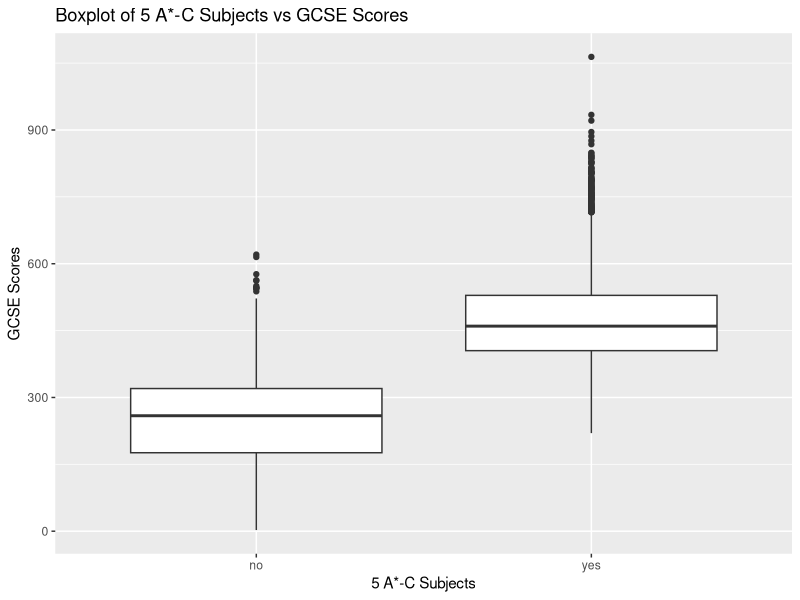
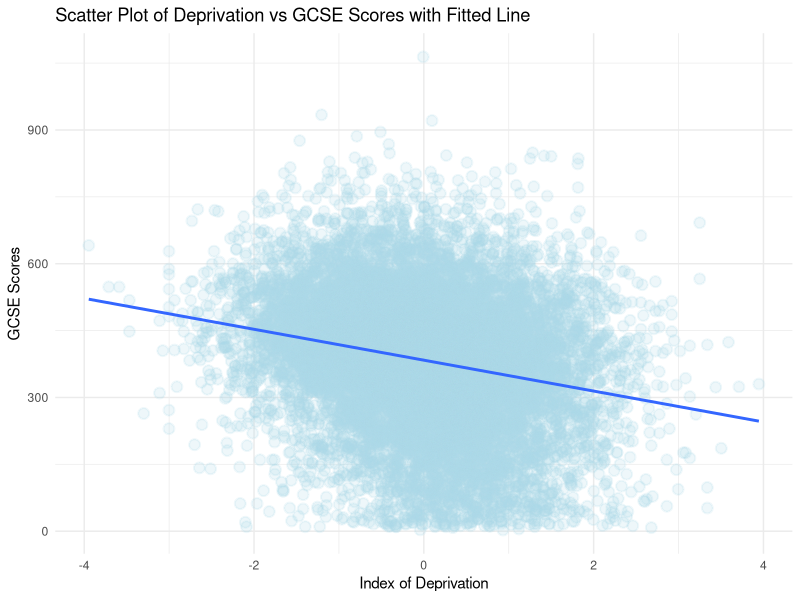
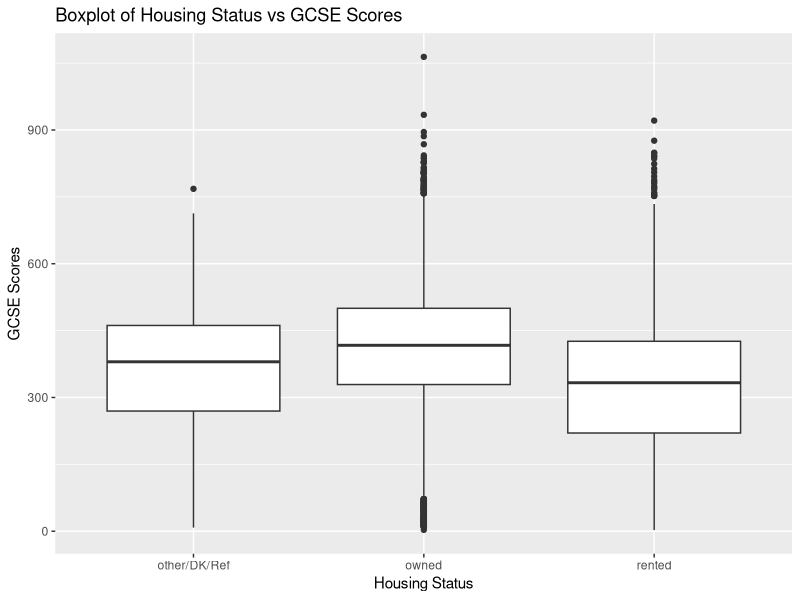
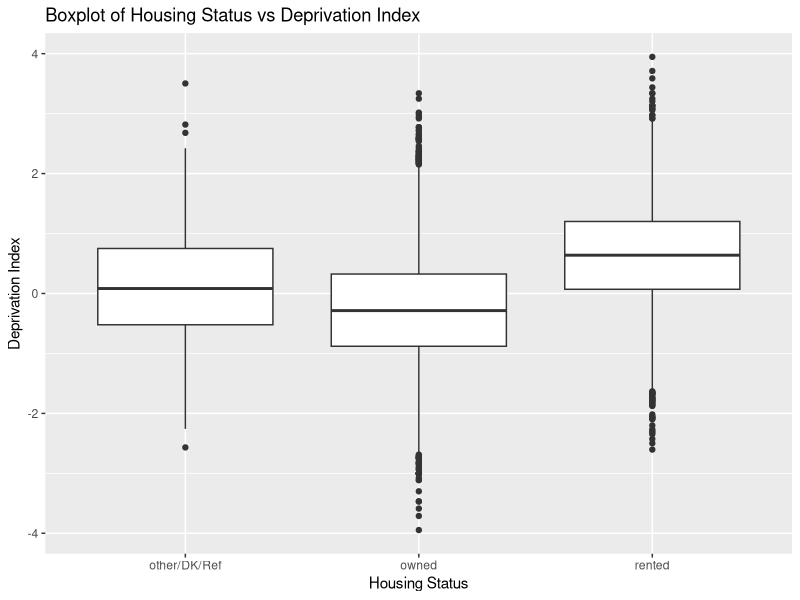
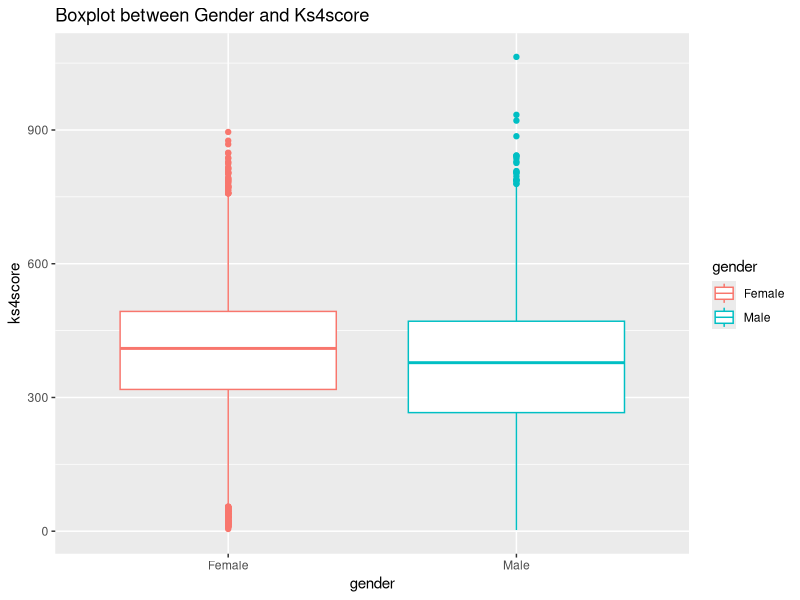
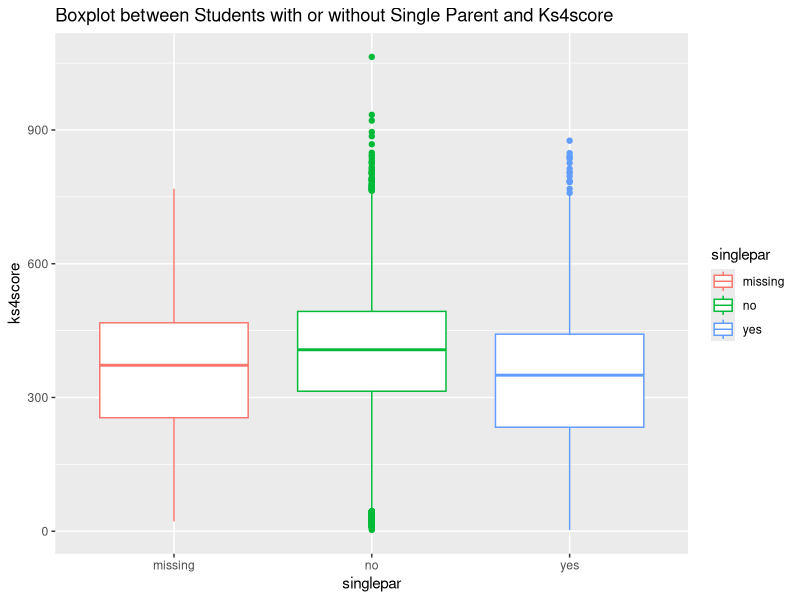
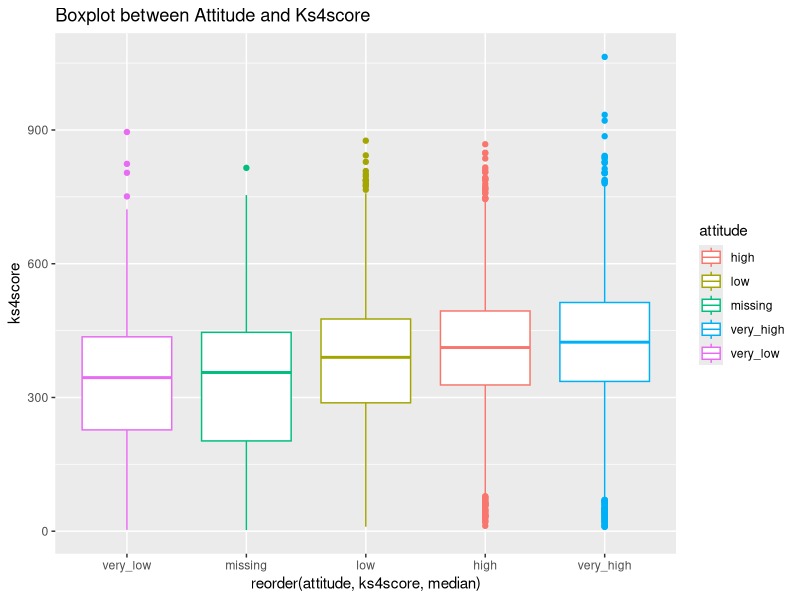
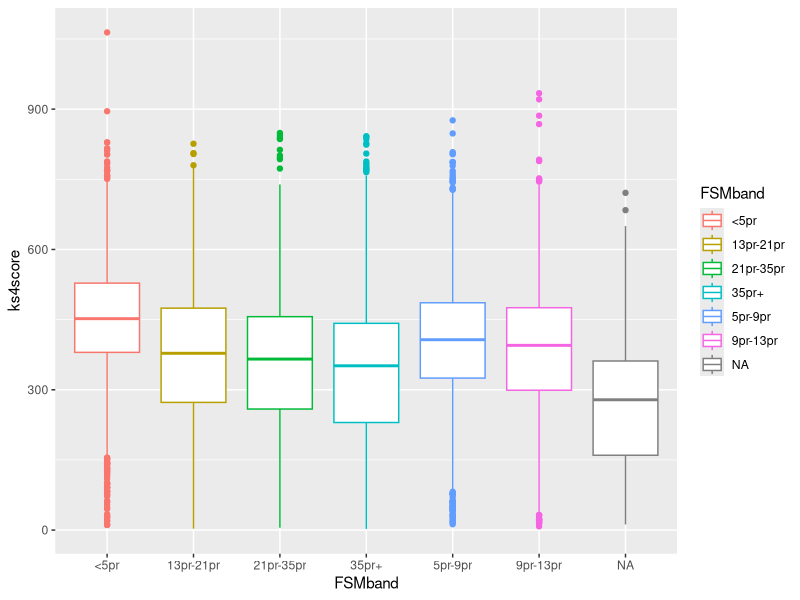

Recreate these plots in R, in order.
## ---- chunk 1
# set up
library(dplyr)       
library(tidyr)      
library(readr)      
library(lubridate)
library(arm)
library(tidyselect)
library(ggplot2)
## ---- chunk 2
# Data Loading
data<-read.csv("data/RWNS_final.csv", header=TRUE,stringsAsFactors=TRUE)
## ---- chunk 3
head(data)
summary(data)
## ---- chunk 4
fiveac_g<-ggplot(data=data, aes(x=fiveac,y=ks4score)) +
  geom_boxplot() +
  labs(title="Boxplot of 5 A*-C Subjects vs GCSE Scores",
         x="5 A*-C Subjects",
         y="GCSE Scores")
fiveac_g
## ---- chunk 5
fiveac_lm <- lm(ks4score ~ fiveac, data = data)
display(fiveac_lm)
## ---- chunk 6
fiveem_lm <- lm(ks4score ~ fiveem, data = data)
display(fiveem_lm)
## ---- chunk 7
IDACI_g<-ggplot(data, aes(x = IDACI_n, y = ks4score)) + 
  geom_point(alpha=0.2, size=3, color="lightblue", stroke=1) + 
  geom_smooth(method = "lm",  
              se = FALSE) + 
  theme_minimal() + 
  labs(title = "Scatter Plot of Deprivation vs GCSE Scores with Fitted Line",
       x = "Index of Deprivation",
       y = "GCSE Scores")

IDACI_g
## ---- chunk 8
# Simple linear regression model
IDACI_lm <- lm(ks4score ~ IDACI_n, data = data)
summary(IDACI_lm)
## ---- chunk 9
house_g<-ggplot(data=data, aes(x=house,y=ks4score)) +
  geom_boxplot() +
  labs(title="Boxplot of Housing Status vs GCSE Scores",
         x="Housing Status",
         y="GCSE Scores")
house_g
## ---- chunk 10
house_IDACI_g<-ggplot(data=data, aes(x=house,y=IDACI_n)) +
  geom_boxplot() +
  labs(title="Boxplot of Housing Status vs Deprivation Index",
         x="Housing Status",
         y="Deprivation Index")
house_IDACI_g
## ---- chunk 11
## gender: no clear relationship between gender and ks4score
ggplot(data, aes(x=gender,y=ks4score, color=gender)) + geom_boxplot() + labs(title = 'Boxplot between Gender and Ks4score')
## ---- chunk 12
ggplot(data, aes(x=singlepar,y=ks4score, color=singlepar)) + geom_boxplot() + labs(title = 'Boxplot between Students with or without Single Parent and Ks4score')
## ---- chunk 13
ggplot(data, aes(x=reorder(attitude, ks4score, median),y=ks4score, color=attitude)) + geom_boxplot() + labs(title = 'Boxplot between Attitude and Ks4score')
## ---- chunk 14
ggplot(data, aes(x=FSMband,y=ks4score, color=FSMband)) + geom_boxplot()
## ---- chunk 15
ggplot(data, aes(x=reorder(hiquamum, ks4score, median),y=ks4score, color=hiquamum)) + geom_boxplot() + theme(axis.text.x = element_text(angle = 90, vjust = 0.5, hjust=1))
## ---- chunk 16
# select subset of data for k3 variable
data_k3 <- data[c("ks4score","k3en", "k3ma", "k3sc")]
# tidy up the data for ggplot
tidydata_k3 <- data_k3 %>%
  pivot_longer(cols = -"ks4score", names_to="k3", values_to="level")
tidydata_k3
ggplot(tidydata_k3, aes(x=k3,y=ks4score, color=k3)) + geom_boxplot()
## ---- chunk 17
ggplot(data, aes(x=exclude,y=ks4score, fill=truancy)) + geom_boxplot() + labs(title = 'Boxplot between exclude, truancy, and Ks4score')
## ---- chunk 18
ggplot(data, aes(x=reorder(SECshort, ks4score, median),y=ks4score, color=SECshort)) + geom_boxplot() + labs(title = 'Boxplot between SECshort and Ks4score') + theme(axis.text.x = element_text(angle = 90, vjust = 0.5, hjust=1))
## ---- chunk 19
ggplot(data, aes(x=parasp,y=ks4score, fill=pupasp)) + geom_boxplot() + labs(title = 'Boxplot between parasp, pupasp, and Ks4score')
## ---- chunk 20
ggplot(data, aes(x=homework,y=ks4score)) + geom_boxplot() + labs(title = 'Boxplot between Homework Ks4score')
## ---- chunk 21
ggplot(data, aes(x=sen,y=ks4score)) + geom_boxplot() + labs(title = 'Boxplot between sen and Ks4score')
